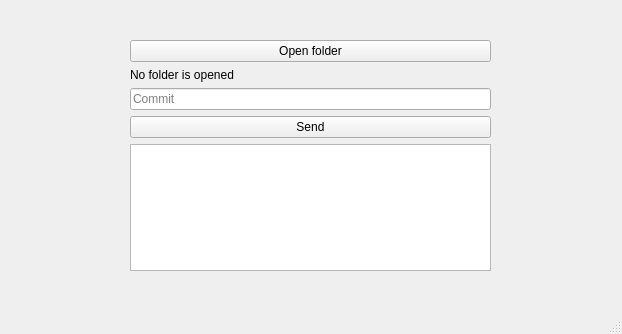
<?xml version="1.0" encoding="UTF-8"?>
<ui version="4.0">
 <class>MainWindow</class>
 <widget class="QMainWindow" name="MainWindow">
  <property name="geometry">
   <rect>
    <x>0</x>
    <y>0</y>
    <width>622</width>
    <height>334</height>
   </rect>
  </property>
  <property name="windowTitle">
   <string>MainWindow</string>
  </property>
  <widget class="QWidget" name="centralwidget">
   <widget class="QWidget" name="">
    <property name="geometry">
     <rect>
      <x>130</x>
      <y>40</y>
      <width>361</width>
      <height>231</height>
     </rect>
    </property>
    <layout class="QVBoxLayout" name="verticalLayout_2">
     <item>
      <layout class="QVBoxLayout" name="verticalLayout">
       <item>
        <widget class="QPushButton" name="open_folder_btn">
         <property name="text">
          <string>Open folder</string>
         </property>
        </widget>
       </item>
       <item>
        <widget class="QLabel" name="label">
         <property name="text">
          <string>No folder is opened</string>
         </property>
        </widget>
       </item>
       <item>
        <widget class="QLineEdit" name="commit_text">
         <property name="placeholderText">
          <string>Commit</string>
         </property>
        </widget>
       </item>
       <item>
        <widget class="QPushButton" name="send_btn">
         <property name="text">
          <string>Send</string>
         </property>
        </widget>
       </item>
      </layout>
     </item>
     <item>
      <widget class="QPlainTextEdit" name="log_operations"/>
     </item>
    </layout>
   </widget>
  </widget>
  <widget class="QMenuBar" name="menubar">
   <property name="geometry">
    <rect>
     <x>0</x>
     <y>0</y>
     <width>622</width>
     <height>22</height>
    </rect>
   </property>
  </widget>
  <widget class="QStatusBar" name="statusbar"/>
 </widget>
 <resources/>
 <connections/>
</ui>
